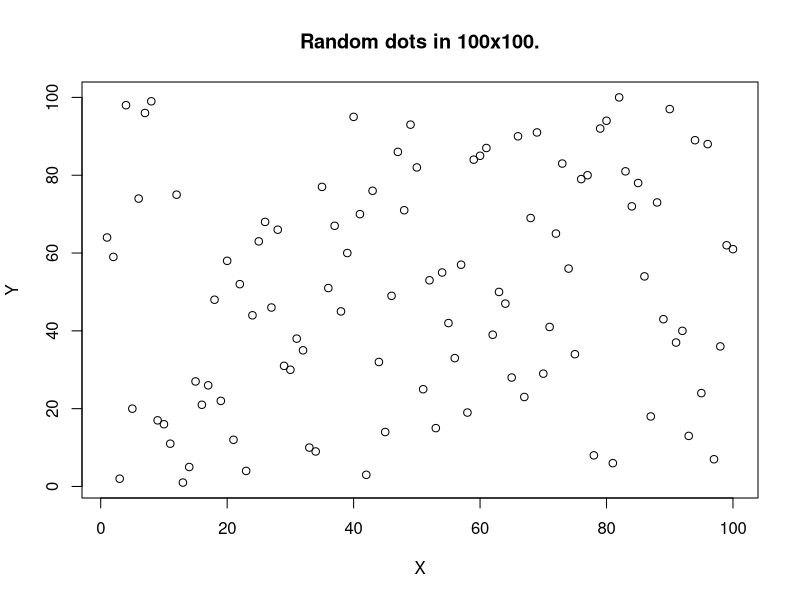

The R source for this figure:
## ---- chunk 1
3 + 3 + 7 + 9
## ---- chunk 2
png("random-dots-100-100.png", height=800, width=800, units='px', res=100)
plot(sample(1:100),sample(1:100), main="Random dots in 100x100.", xlab="X", ylab="Y")
dev.off()
